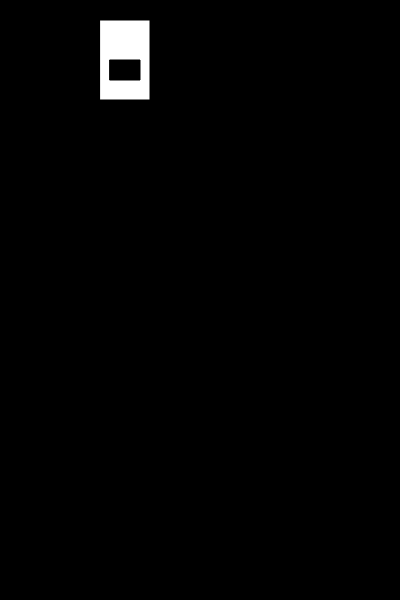
Frame 1 (no input)
Frame 60 (no input): identical to frame 1, image omitted
Frame 120 (the mouse pressed at the canvas centre since frame 60): identical to frame 1, image omitted

The p5.js sketch that drew this single still picture (run headless with seeded random() and noise() and a simulated clock; from frame 60 on, the mouse is pressed at the canvas centre):

// p5.js sketch
// ── sketch.js
function setup() {
  // put setup code here
  // alert("FATIGUEEEEEEEEEEE");
  createCanvas(400, 600);
  background(0);
  rect(100, 20, 50, 80);   //(Position horizont, verti, larg, haut)
  fill(0);
  rect(110, 60, 30, 20);
  fill (120, 70, 10, 10);

}

function draw() {
  // put drawing code here
}
